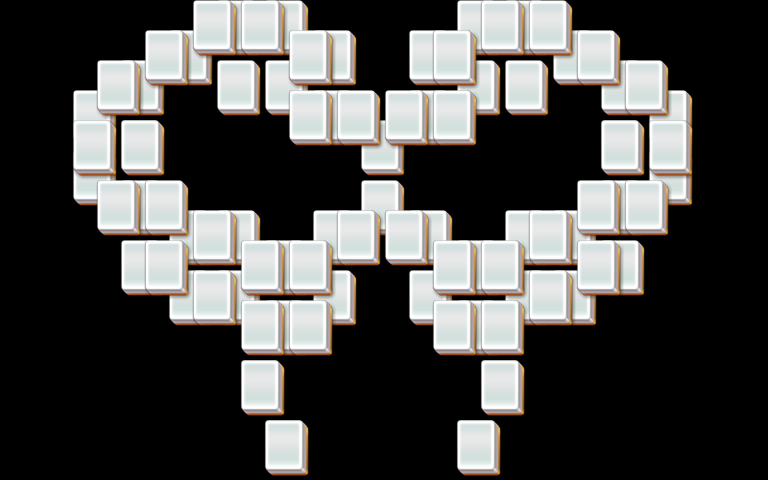

Below is a game level as drawn by its tile map, then a one-line description and the .tmx that defines it (tile-layer data replaced by summaries):
An orthogonal 32x16 tile map with 24x30 px tiles, 2 tile layers (layer1, layer2).

<map version="1.0" orientation="orthogonal" width="32" height="16" tilewidth="24" tileheight="30">
 <properties>
  <property name="species" value="10" />
 </properties>
 <tileset firstgid="1" name="mahjong" tilewidth="48" tileheight="60">
  <image source="mahjong.png" />
 </tileset>
 <layer name="layer1" width="32" height="16">
  <data>[512 cells, 48 non-empty, 1 distinct tile ids]</data>
 </layer>
 <layer name="layer2" width="32" height="16">
  <data>[512 cells, 42 non-empty, 1 distinct tile ids]</data>
 </layer>
</map>